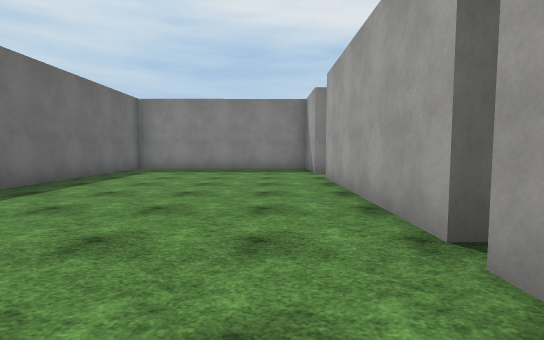
view 1 (above)

19 first-person views from a walk through a Unity game level. The camera is 1.4 m above the floor, tilts 4° down and sees 85° across. The floor is counted in squares, 2 m on a side. Each view is taken from the middle of a square. On the plan, view 1 faces up. The plan holds only what a view shows up to about 10 squares ahead; the rest is blank. The place goes on beyond the plan. The player character is not drawn. Some animated figures are left out. Surface patterns are stand-ins for the level's own textures.

view 2
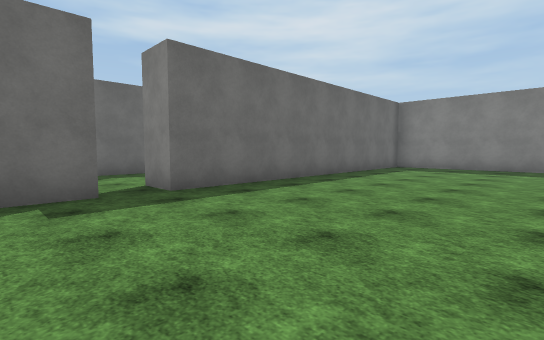

view 3
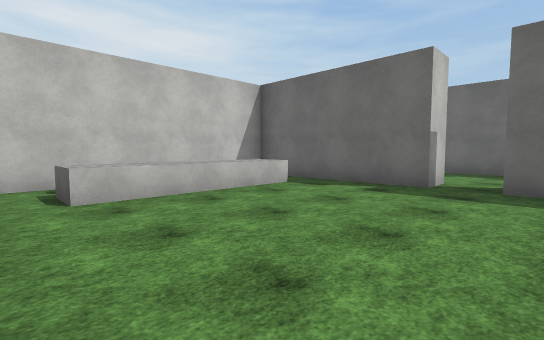

view 4
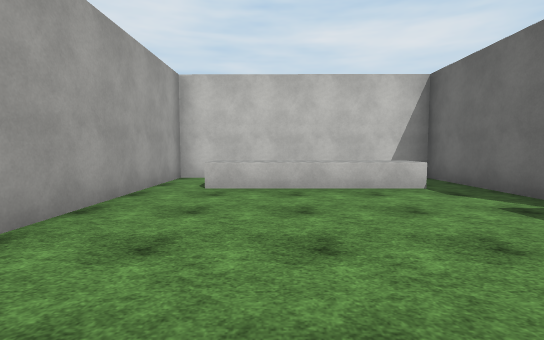

view 5
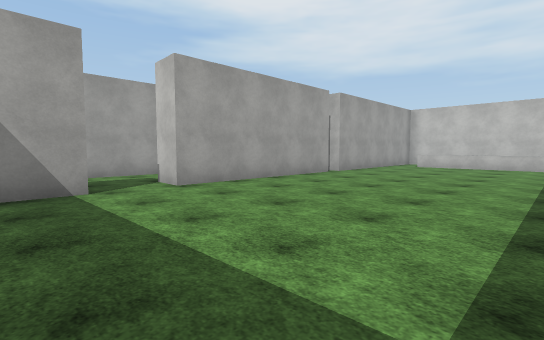

view 6
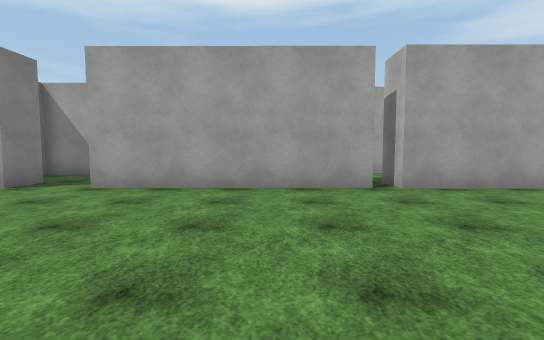

view 7
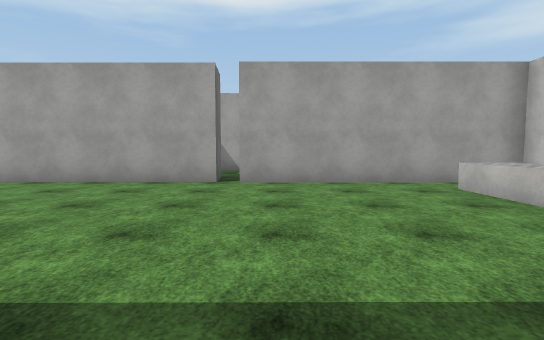

view 8
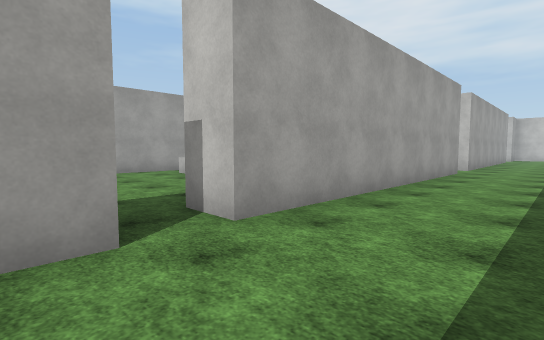

view 9
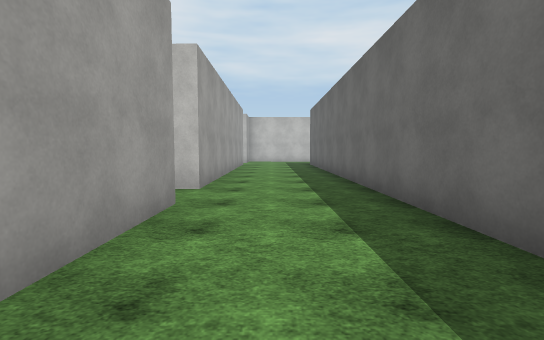

view 10
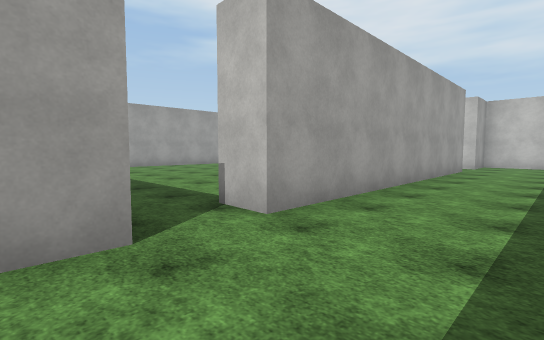

view 11
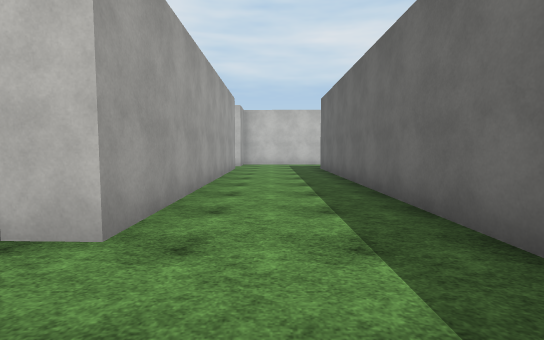

view 12
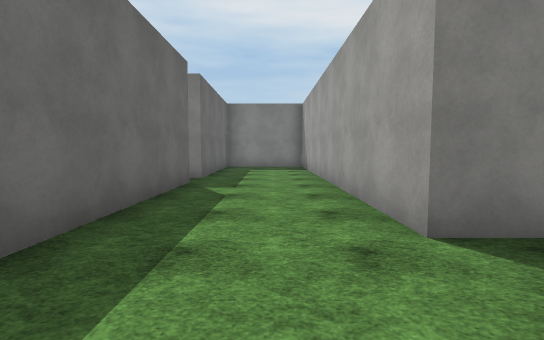

view 13
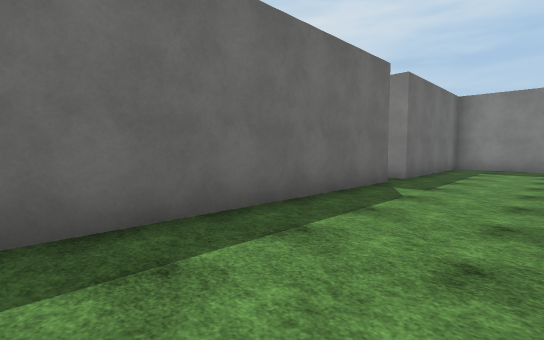

view 14
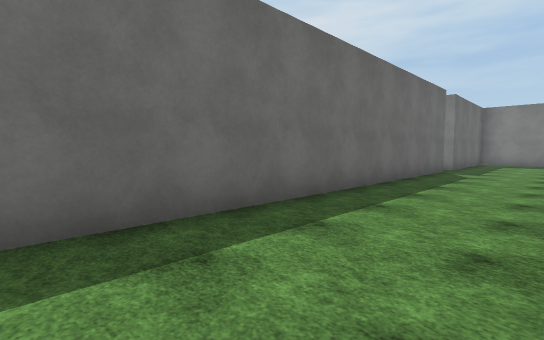

view 15
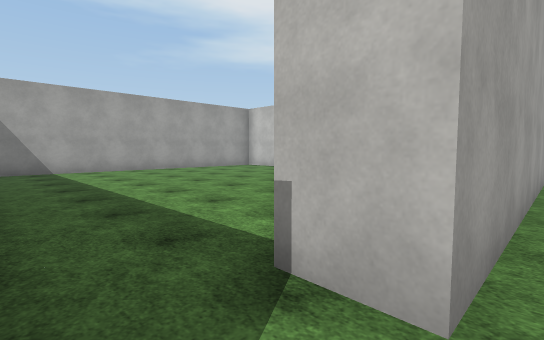

view 16
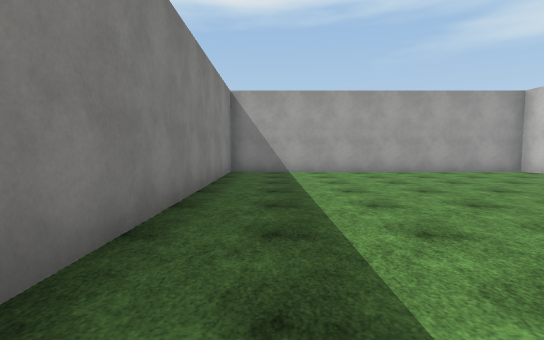

view 17
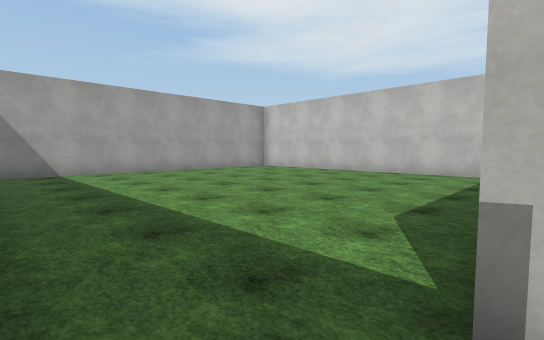

view 18
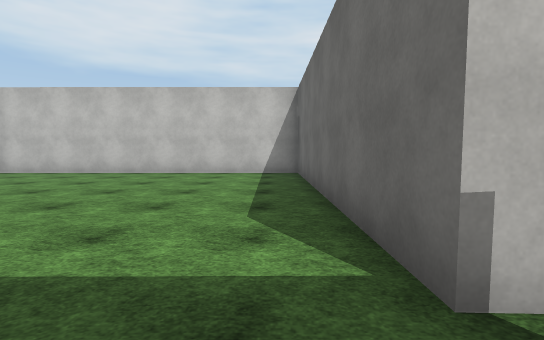

view 19
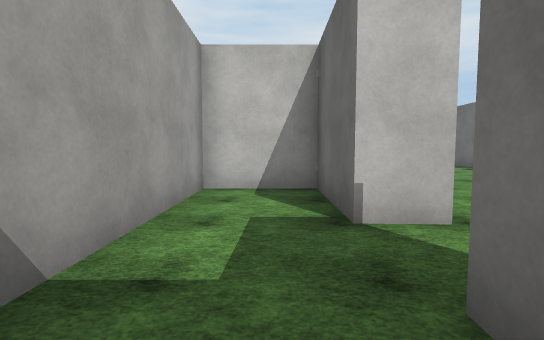

### Floor plan
Ten units are one square. View 1 is at (0, 0); x grows to the right and y downward. Boxes are objects, and circles mark ways between rooms. Rooms are numbered by the first view taken in them; rooms with no view inside come last. Other rooms are left out.
<svg viewBox="-97 -110 145 290">
<path fill="none" stroke="#000" d="M22 -22 13 -22 13 -73 21 -72M-48 -2 -48 43 13 43 13 -17 22 -17M22 -88 13 -88 13 -100M-47 -101 -48 -13M-39 23 2 23 2 32M-48 -13 -58 -13 -58 -91M-57 78 -58 -2 -48 -2M-87 -54 -88 171M-87 -105 -87 -62 -92 -62M-57 175 -57 92 -48 92M-48 92 -49 162M-49 167 43 168 43 77 -37 78M21 -72 20 -47 42 -47 42 -104M22 -92 22 -88"/>
<circle cx="-50" cy="-10" r="3" fill="#2a7"/>
<circle cx="20" cy="-80" r="3" fill="#2a7"/>
<circle cx="-50" cy="85" r="3" fill="#2a7"/>
<text x="-10" y="-30">1</text>
<text x="-70" y="30">2</text>
<text x="0" y="120">3</text>
<text x="30" y="-80">4</text>
</svg>
Room 1 opens to room 2. Room 1 opens to room 4. Room 2 opens to room 3.

Where each view was taken, in squares from view 1:
view 1: 0 up, 0 right, facing up
view 2: 1 down, 0 right, facing up-left
view 3: 2 up, 1 right, facing down-left
view 4: 3 up, 1 left, facing down
view 5: 10 up, 4 left, facing down-right
view 6: 4 up, 4 left, facing right
view 7: 1 up, 5 left, facing right
view 8: 2 up, 8 left, facing down-right
view 9: 4 down, 7 left, facing down
view 10: 7 down, 8 left, facing down-right
view 11: 7 down, 7 left, facing down
view 12: 1 down, 7 left, facing up
view 13: 1 down, 6 left, facing up-left
view 14: 5 down, 6 left, facing up-left
view 15: 8 down, 6 left, facing down-right
view 16: 9 down, 5 left, facing right
view 17: 8 down, 5 left, facing down-right
view 18: 8 down, 4 left, facing down
view 19: 10 up, 3 right, facing down
